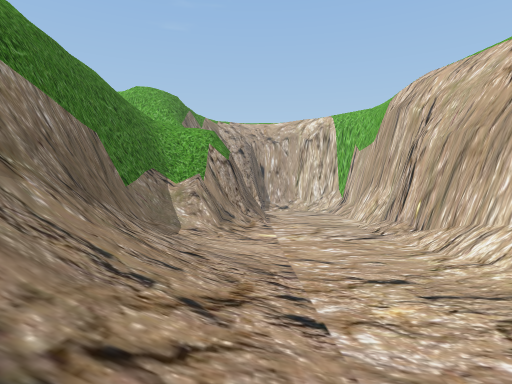
view 1 (above)

15 first-person views from a walk through a Unity game level. The camera is 1.5 m above the floor, looks level and sees 75° across. The floor is counted in squares, 2 m on a side. Each view is taken from the middle of a square. On the plan, view 1 faces up. The plan holds only what a view shows up to about 11 squares ahead; the rest is blank. The place goes on beyond the plan. Some trees and plants on the terrain are drawn as simple stand-ins. Some animated figures are not drawn.

view 2
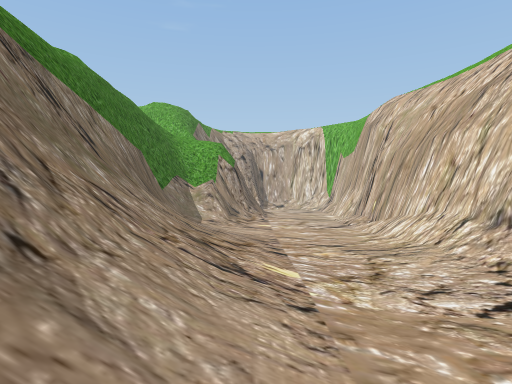

view 3
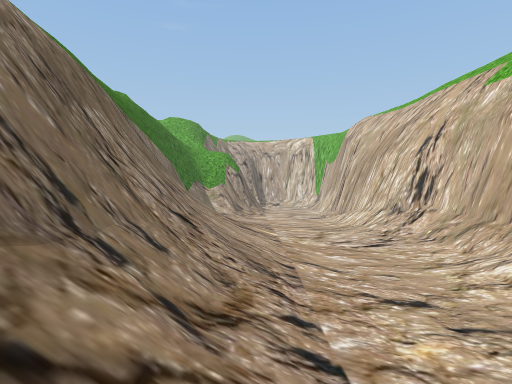

view 4
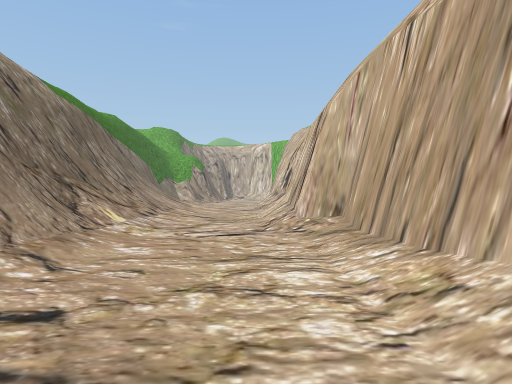

view 5
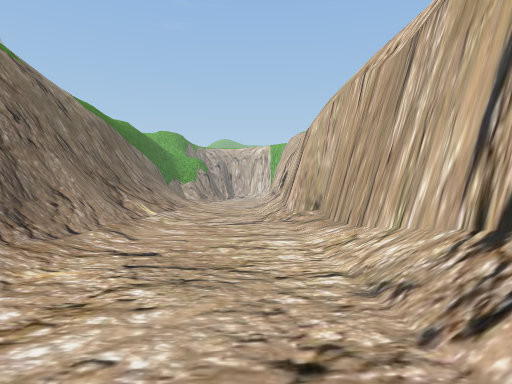

view 6
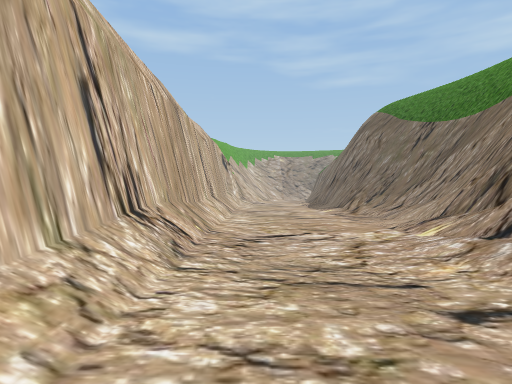

view 7
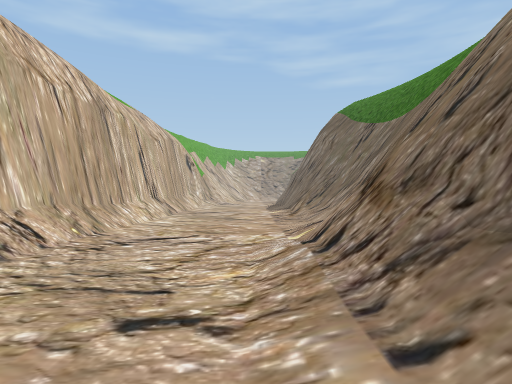

view 8
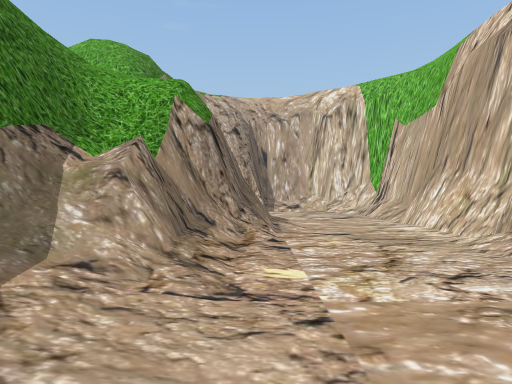

view 9
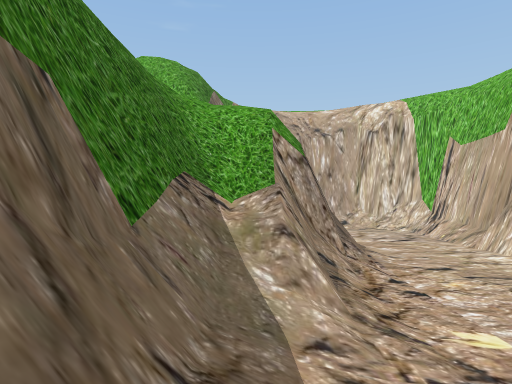

view 10
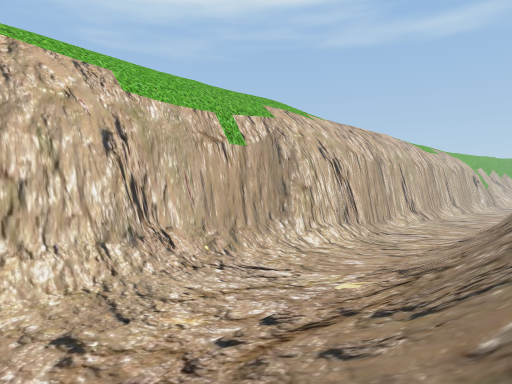

view 11
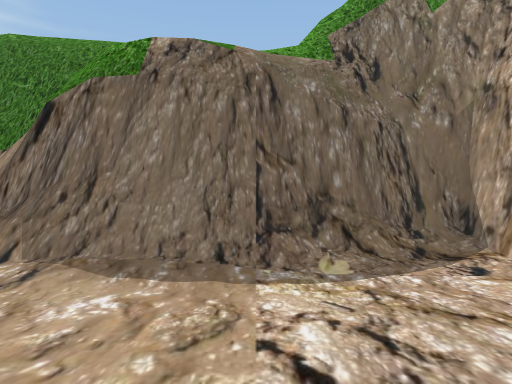

view 12
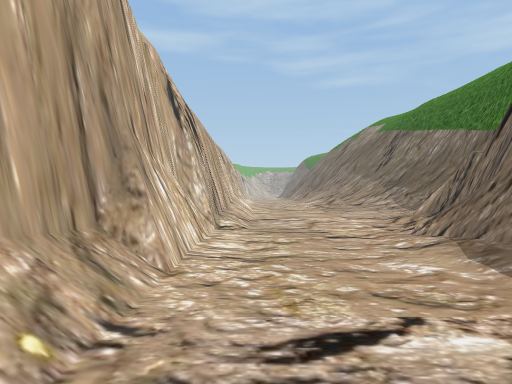

view 13
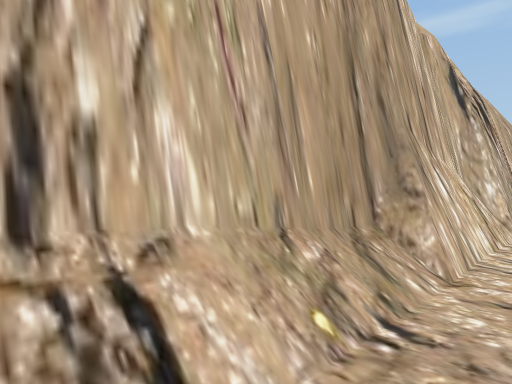

view 14
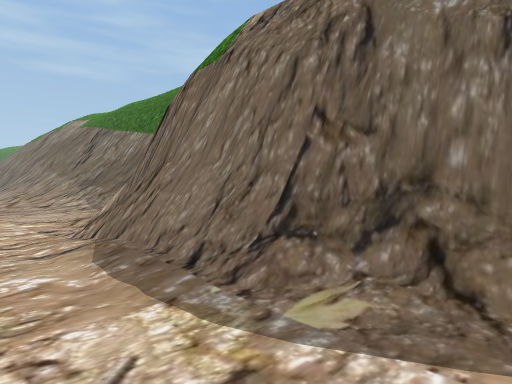

view 15
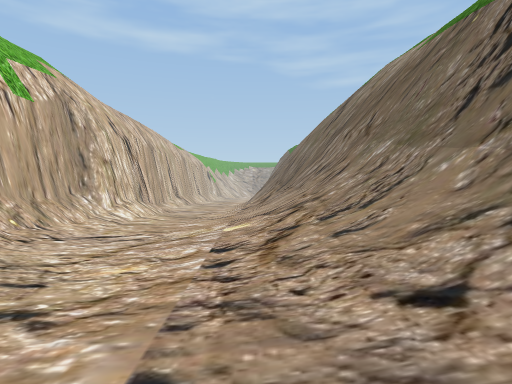

### Floor plan
Key: @ floor where view 1 was taken; # wall or solid block; . main floor; : floor 0.25 m higher than the main floor; + floor 0.5 m higher than the main floor; * floor 5.5 m higher than the main floor; % floor 8.25 m higher than the main floor; & floor 11 m higher than the main floor; $ floor 11.25 m higher than the main floor; / step, stairs or slope; = window, fence, low wall or low ledge; v drop or lower ground.
Columns run from 6 left of view 1 to 8 right of it. Each row starts with its distance up from view 1.
 17   #v #:...##
 16   #/v#/.../#v
 15   %//##:../#v
 14     /v#:..##v
 13   ///v#:..##v
 12   //=##:..# v
 11 //v#=#/...# v
 10 /v##/v:...# v/
  9 /v##/=:...# v/
  8 /vv#//....# v/
  7 /vv#/:....# v/
  6  vv#/::..:##=/
  5  vv#//:../#v/
  4  vv#//:::/# //
  3  /v#//:::/# //$
  2   v#//+::/##v/$
  1   v#=//:::/#v//
  0   v##/@:::/#v//
 -1   /v#//:::/#v/&
 -2   /v#//:::/#v/
 -3   /v#//:::##v/
 -4   /v##/:.:# //
 -5   /v##/:.:#v//
 -6   /v##/:.:#
 -7    vv#/:..##
 -8    v*#/:..:#v
 -9     v#/:..:#v
-10      #/:../#v
-11      #/:../#
-12     v#=:../#
-13     v#=:../#
-14     v#/:../#v
-15     ##/::./#v
-16   /v##::::/#v
-17   /v##:::./#v
-18  //v#/:.../#v
-19  //v#/:.../#v
-20  //v#=:.../#v

Where each view was taken, in squares from view 1:
view 1: 0 up, 0 right, facing up
view 2: 3 down, 0 right, facing up
view 3: 7 down, 0 right, facing up
view 4: 13 down, 3 right, facing up
view 5: 15 down, 3 right, facing up
view 6: 9 down, 3 right, facing down
view 7: 9 down, 1 right, facing down
view 8: 5 up, 0 right, facing up
view 9: 5 up, 2 left, facing up
view 10: 5 up, 2 left, facing down-right
view 11: 15 up, 4 right, facing left
view 12: 17 up, 3 right, facing down
view 13: 17 up, 3 right, facing down-right
view 14: 17 up, 2 right, facing down-left
view 15: 6 up, 0 right, facing down
